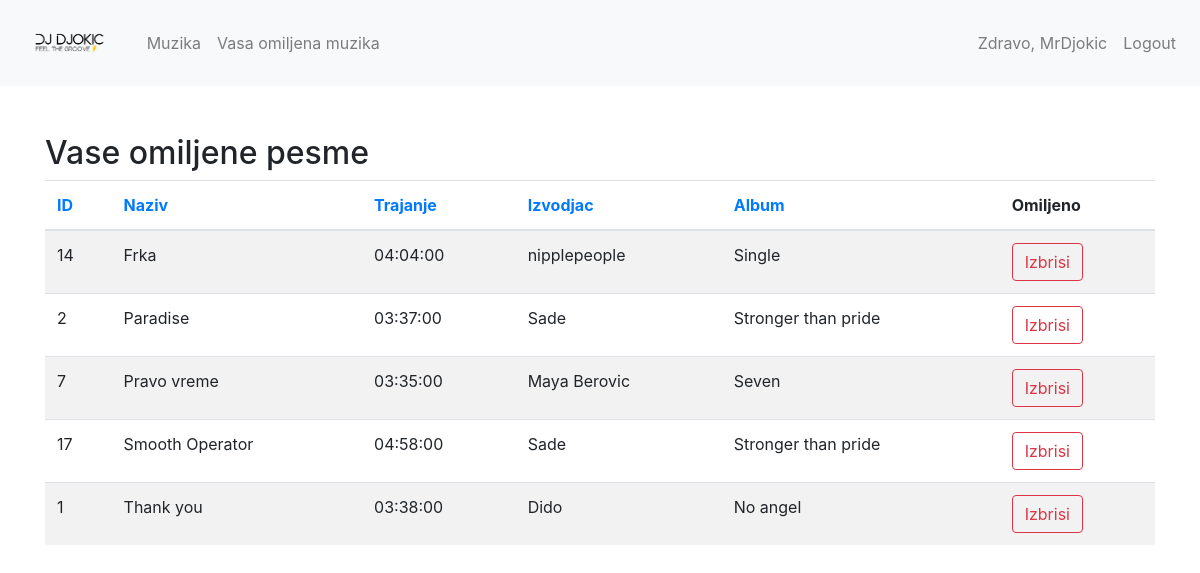
Page /omiljena_muzika.php (signed in) on the committed database.
### tables this page shows
CREATE TABLE `pesme` (
  `id` int(11) NOT NULL,
  `naziv` varchar(255) NOT NULL,
  `trajanje` time NOT NULL,
  `izvodjac_id` int(11) NOT NULL,
  `album_id` int(11) NOT NULL
);

CREATE TABLE `izvodjaci` (
  `id` int(11) NOT NULL,
  `ime` varchar(255) NOT NULL
);

CREATE TABLE `albumi` (
  `id` int(11) NOT NULL,
  `naziv` varchar(255) NOT NULL,
  `godina_izdavanja` year(4) NOT NULL,
  `izvodjac_id` int(11) NOT NULL
);

### omiljena_muzika.php (the view, shortened to what this page needs)
<?php
include('header.php');
include('db.php');
$user_id = $_SESSION['user_id'];
$order_by = isset($_GET['order_by']) ? $_GET['order_by'] : 'pesma_naziv';
$order_dir = isset($_GET['order_dir']) && $_GET['order_dir'] == 'desc' ? 'DESC' : 'ASC';
$sql = "SELECT omiljene_pesme FROM korisnicke_preferencije WHERE korisnicko_ime = '$user_id'";
$result = $conn->query($sql);
if ($result && $result->num_rows > 0) {
    $row = $result->fetch_assoc();
    $favorites = $row['omiljene_pesme'] ? explode(',', $row['omiljene_pesme']) : [];
} else {
    $favorites = [];
}
if (count($favorites) > 0) {
    $favorites_str = implode(',', $favorites);
    $sql = "SELECT pesme.id, pesme.naziv AS pesma_naziv, pesme.trajanje, izvodjaci.ime AS izvodjac_ime, albumi.naziv AS album_naziv
            FROM pesme
            JOIN izvodjaci ON pesme.izvodjac_id = izvodjaci.id
            JOIN albumi ON pesme.album_id = albumi.id
            WHERE pesme.id IN ($favorites_str)
            ORDER BY $order_by $order_dir";
    $result = $conn->query($sql);
} else {
    $result = false;
}
?>
<div class="container mt-5">
    <h2>Vase omiljene pesme</h2>
    <table class="table table-striped">
        <thead>
            <tr>
                <th><a href="?order_by=id&order_dir=<?= $order_dir == 'ASC' ? 'desc' : 'asc' ?>">ID</a></th>
                <th><a href="?order_by=pesma_naziv&order_dir=<?= $order_dir == 'ASC' ? 'desc' : 'asc' ?>">Naziv</a></th>
                <th><a href="?order_by=trajanje&order_dir=<?= $order_dir == 'ASC' ? 'desc' : 'asc' ?>">Trajanje</a></th>
                <th><a href="?order_by=izvodjac_ime&order_dir=<?= $order_dir == 'ASC' ? 'desc' : 'asc' ?>">Izvodjac</a></th>
                <th><a href="?order_by=album_naziv&order_dir=<?= $order_dir == 'ASC' ? 'desc' : 'asc' ?>">Album</a></th>
                <th>Omiljeno</th>
            </tr>
        </thead>
        <tbody>
            <?php if ($result && $result->num_rows > 0): ?>
                <?php while($row = $result->fetch_assoc()): ?>
                    <tr>
                        <td><?= $row['id'] ?></td>
                        <td><?= $row['pesma_naziv'] ?></td>
                        <td><?= $row['trajanje'] ?></td>
                        <td><?= $row['izvodjac_ime'] ?></td>
                        <td><?= $row['album_naziv'] ?></td>
                        <td>
                            <form method="POST" action="omiljena_muzika.php">
                                <button type="submit" class="btn btn-outline-danger">Izbrisi</button>
                            </form>
                        </td>
                    </tr>
                <?php endwhile; ?>
            <?php else: ?>
                <tr>
                    <td colspan="6">Trenutno nemate ni jednu omiljenu pesamu.</td>
                </tr>
            <?php endif; ?>
        </tbody>
    </table>
</div>
</body>
</html>

### rows in the picture
pesme: id "14", naziv "Frka", trajanje "04:04:00", izvodjac.ime "nipplepeople", album.naziv "Single"
pesme: id "2", naziv "Paradise", trajanje "03:37:00", izvodjac.ime "Sade", album.naziv "Stronger than pride"
pesme: id "7", naziv "Pravo vreme", trajanje "03:35:00", izvodjac.ime "Maya Berovic", album.naziv "Seven"
pesme: id "17", naziv "Smooth Operator", trajanje "04:58:00", izvodjac.ime "Sade", album.naziv "Stronger than pride"
pesme: id "1", naziv "Thank you", trajanje "03:38:00", izvodjac.ime "Dido", album.naziv "No angel"

### other values in the picture
$_SESSION['username'] "MrDjokic"
